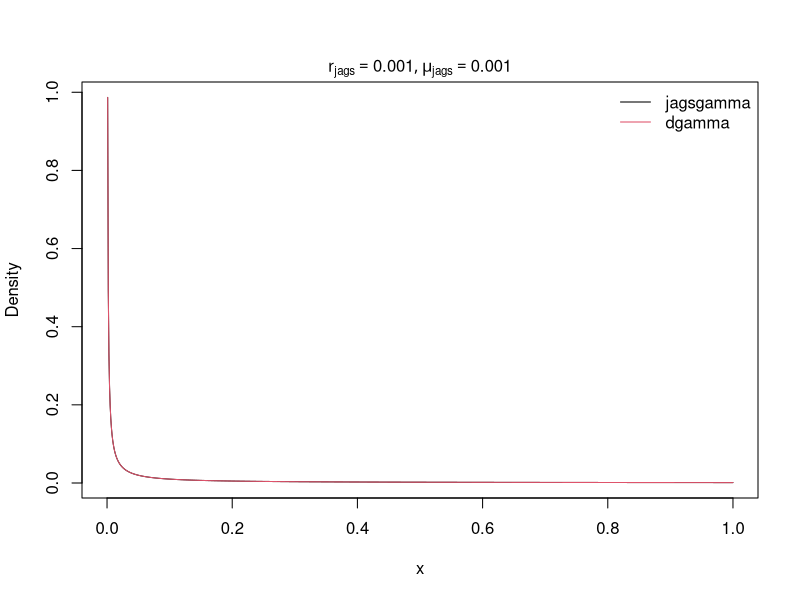
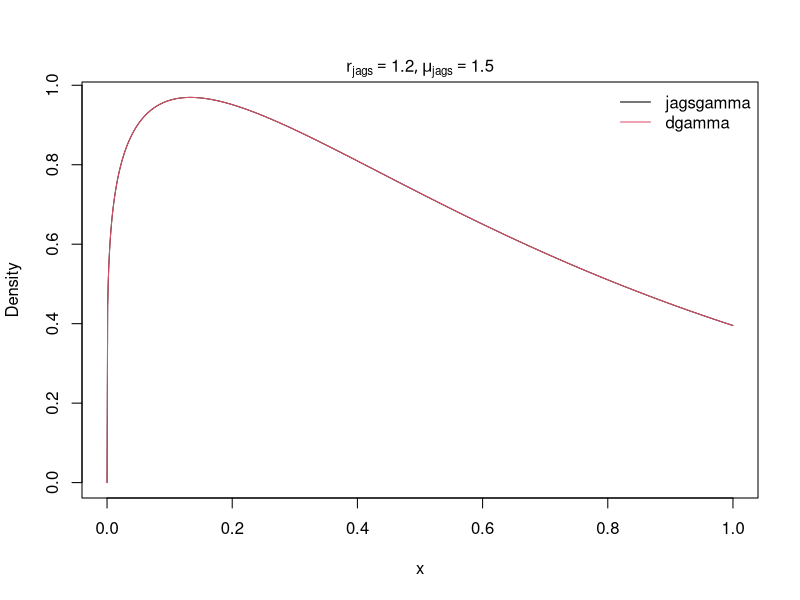
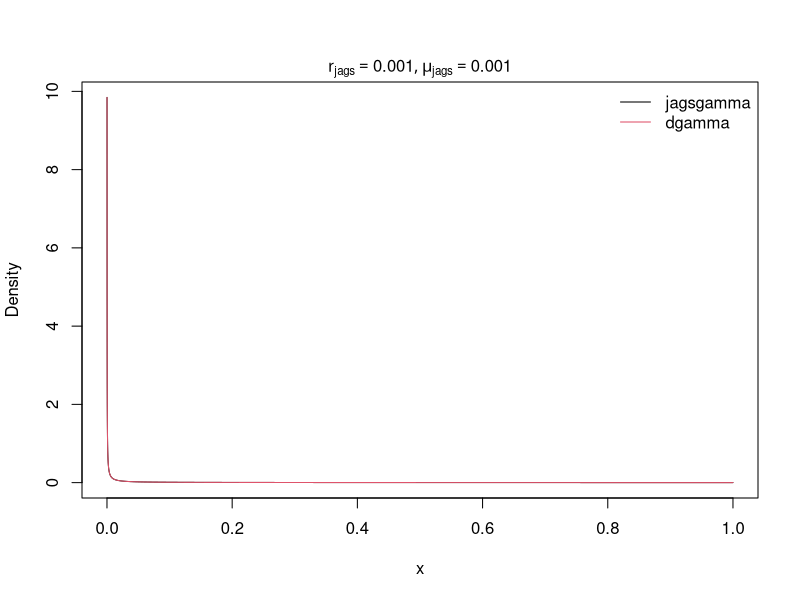
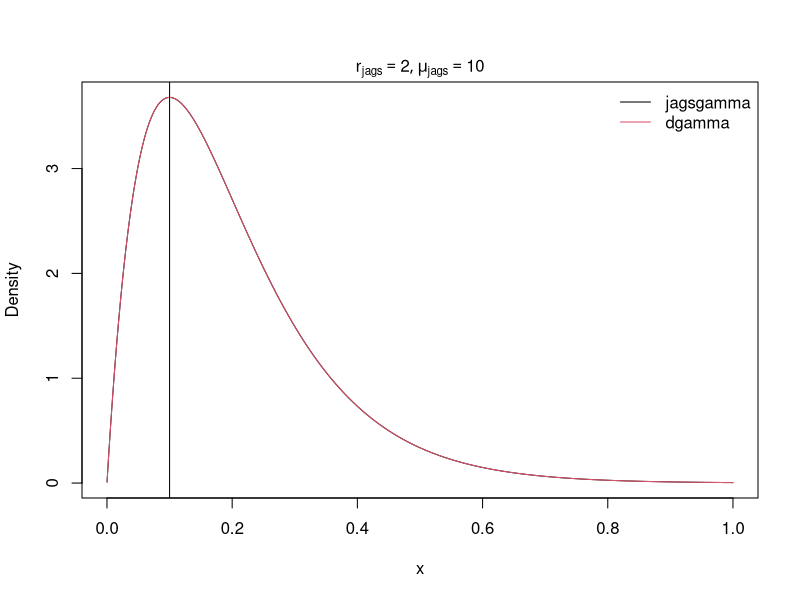
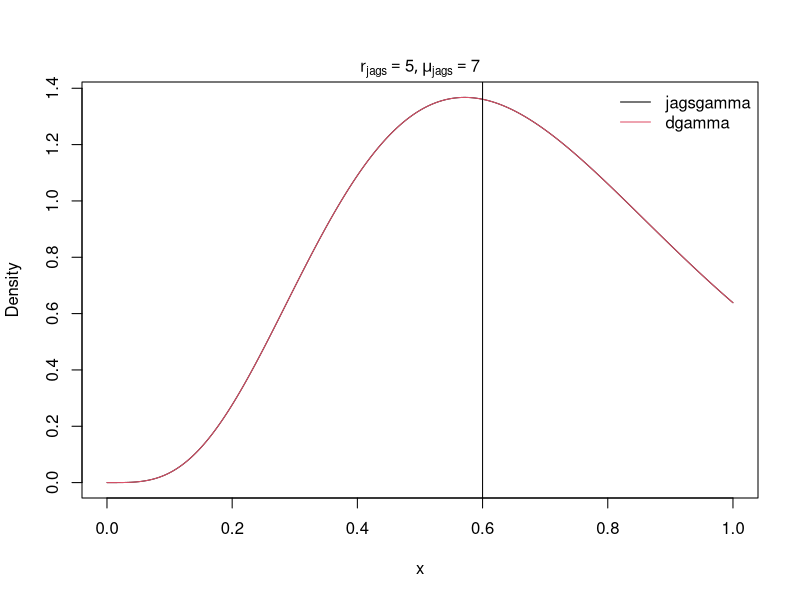
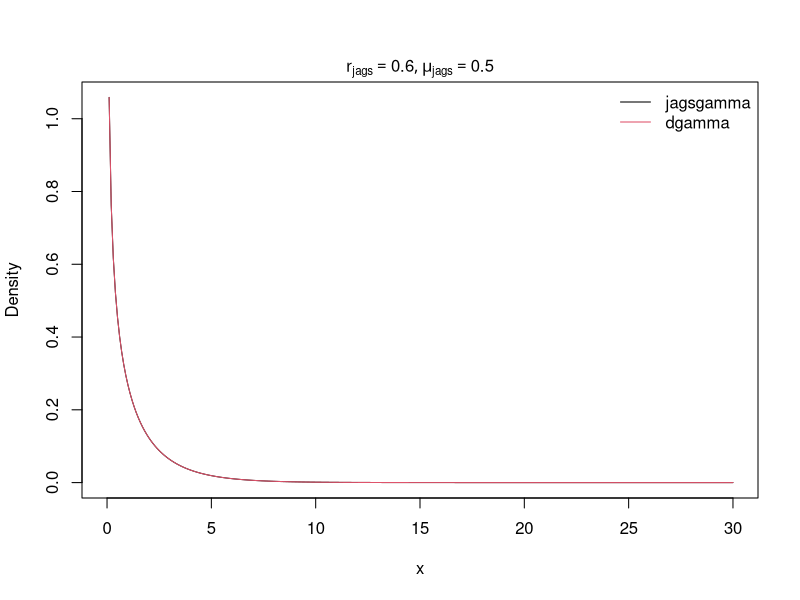
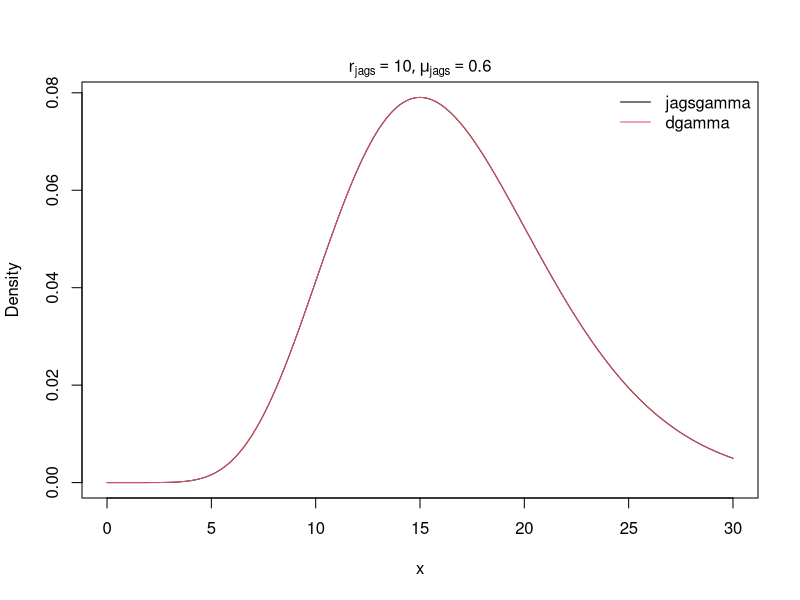
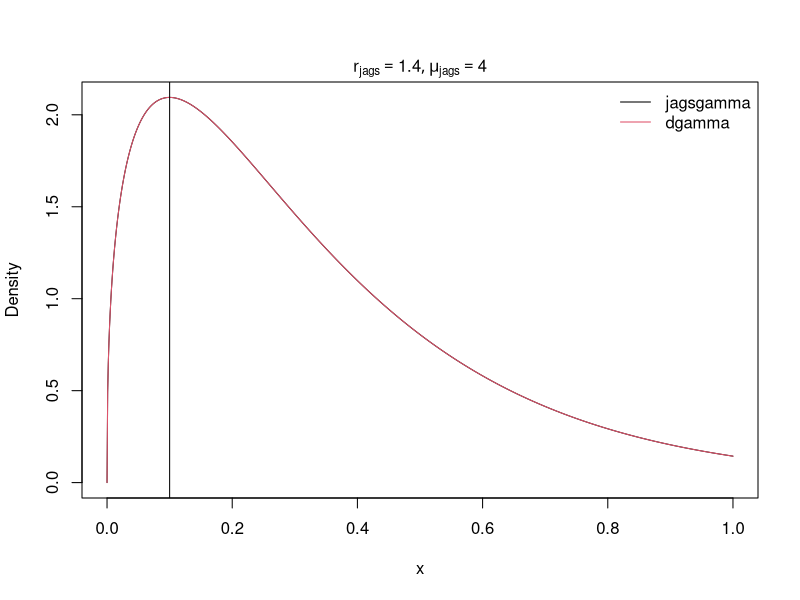

The R source for these figures, in order:
################
#R and Jags don't have same shape and scale parameterization 
# http://r.789695.n4.nabble.com/dgamma-in-jags-within-r-td3803600.html
#This function allows you to see how density plots differ btw  R and Jags
################

jagsgamma <- function(x, r, mu) {(mu^r*x^(r-1)*exp(-mu*x))/gamma(r)}


#function to convet 
p.both.gamma <- function(x, r.jags, mu.jags, ylab = "Density", ...) {
  
  ## plot the density using the formula of jags
  matplot(x, cbind(jagsgamma(x, r.jags, mu.jags),
                   dgamma(x, shape=r.jags, rate=mu.jags)),
          type="l", lty=1, ylab=ylab, ...)
  
  mtext(substitute(list(r[jags] == R, mu[jags] == M),
                   as.list(formatC(c(R=r.jags, M=mu.jags)))))
  legend("topright", c("jagsgamma", "dgamma"), lty=1, col=1:2, bty = "n")
}


## But it is not at all with these parameters:

#Thinking about sigma2 
x <- seq(0,1, by=0.001)
p.both.gamma(x, r.jags = .001, mu.jags = 0.001)


p.both.gamma(x, r.jags = 1.2, mu.jags = 1.5)


# flat
x <- seq(1e-4,1, by=1e-4)
p.both.gamma(x, r.jags = .001, mu.jags = 0.001)

# not flat
x <- seq(1e-4,1, by=1e-4)
p.both.gamma(x, r.jags = 2, mu.jags = 10)
abline(v=0.1)


# Tau2R came out as ~0.6
x <- seq(1e-4,1, by=1e-4)
p.both.gamma(x, r.jags = 5, mu.jags = 7)
abline(v=0.6)


#Thinking about theta
x <- seq(0,30, by=0.1)
p.both.gamma(x, r.jags = .6, mu.jags = .5)

p.both.gamma(x, r.jags = 10, mu.jags = .6)


#Thinking about theta
x <- seq(0,1, by=0.001)
p.both.gamma(x, r.jags = 1.4, mu.jags = 4)
abline(v=0.1)


#Thinking about eta
x <- seq(0,1, by=0.001)
p.both.gamma(x, r.jags = 1.2, mu.jags = 2.4)
abline(v=0.1)
